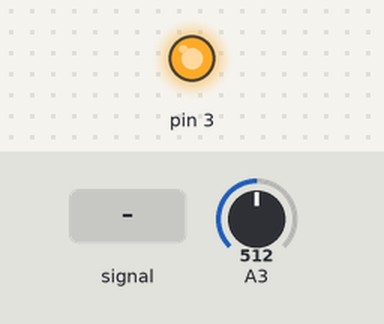
This sketch was run on a simulated Arduino Uno, built with avr-gcc and run on an emulated ATmega328P. Shown: output pins drawn as LEDs (lit = HIGH). The inputs (shaded band) are chosen by the test bench; at power-on: A3 = 512. Random numbers use the default seed unless the sketch sets one.

Above: at 1.2 s.
1.3 s: A3 set to 0
At 5.4 s:
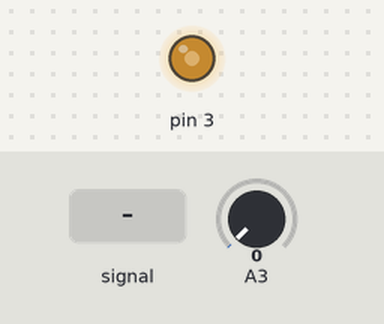
6.0 s: A3 set to 122
At 7.6 s:
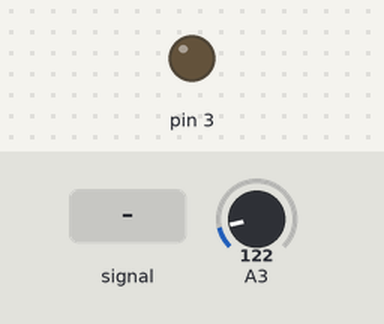
11.3 s: A3 fed a 200 Hz sine of ±81 counts around its level
Timing chart, 0 to 20.8 s (numbered marks = the images above; inputs shaded):
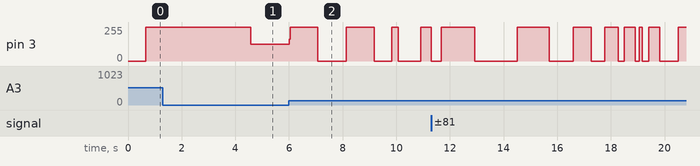

Measured:
- after the input at 6.0 s, pin 3: goes 255/255 1.1 s, 0/255 1.1 s, 255/255 1.0 s, 0/255 0.66 s, 255/255 0.23 s, 0/255 0.85 s, then 255/255, starting at once

The sketch:

test9.ino
```cpp
/*
random(min, max) - генерирует случайное число от min до max-1;
random(max) - от 0 до max-1;
randomSeed(value) - функция задающая начало отсчёта генератору псевдослучайных чисел

Serial.write() - написать символ ASCII
*/

void setup() {
  // put your setup code here, to run once:
  randomSeed(analogRead(A3));
  pinMode(3, OUTPUT);
}

void loop() {
  // put your main code here, to run repeatedly:
  digitalWrite(3, 1);
  delay(random(analogRead(A3))*10);
  digitalWrite(3, 0);
  delay(random(analogRead(A3))*10);
}
```
